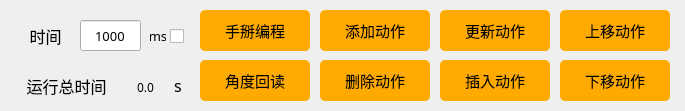
   <widget class="QWidget" name="widget_1" native="true">
    <property name="geometry">
     <rect>
      <x>780</x>
      <y>570</y>
      <width>685</width>
      <height>111</height>
     </rect>
    </property>
    <property name="font">
     <font>
      <family>Arial</family>
      <pointsize>10</pointsize>
     </font>
    </property>
    <property name="styleSheet">
     <string notr="true">#widget_1 {border:1px solid #242424;
border-color: rgb(200, 200, 200);}</string>
    </property>
    <widget class="QLabel" name="label_time">
     <property name="geometry">
      <rect>
       <x>10</x>
       <y>20</y>
       <width>71</width>
       <height>31</height>
      </rect>
     </property>
     <property name="font">
      <font>
       <family>Sans Serif</family>
       <pointsize>12</pointsize>
      </font>
     </property>
     <property name="text">
      <string>时间</string>
     </property>
     <property name="alignment">
      <set>Qt::AlignCenter</set>
     </property>
    </widget>
    <widget class="QLineEdit" name="lineEdit_time">
     <property name="geometry">
      <rect>
       <x>80</x>
       <y>20</y>
       <width>61</width>
       <height>31</height>
      </rect>
     </property>
     <property name="font">
      <font>
       <family>Sans Serif</family>
       <pointsize>10</pointsize>
       <weight>50</weight>
       <bold>false</bold>
      </font>
     </property>
     <property name="text">
      <string>1000</string>
     </property>
     <property name="maxLength">
      <number>30000</number>
     </property>
     <property name="alignment">
      <set>Qt::AlignCenter</set>
     </property>
    </widget>
    <widget class="QPushButton" name="Button_AddAction">
     <property name="geometry">
      <rect>
       <x>320</x>
       <y>10</y>
       <width>110</width>
       <height>41</height>
      </rect>
     </property>
     <property name="font">
      <font>
       <family>黑体</family>
       <pointsize>11</pointsize>
      </font>
     </property>
     <property name="styleSheet">
      <string notr="true">QPushButton{background-color: rgb(255, 170, 0);}
QPushButton:hover{background-color:  rgb(255, 210, 0);}
QPushButton{border-radius:5px;}</string>
     </property>
     <property name="text">
      <string>添加动作</string>
     </property>
    </widget>
    <widget class="QPushButton" name="Button_DelectAction">
     <property name="geometry">
      <rect>
       <x>320</x>
       <y>60</y>
       <width>110</width>
       <height>41</height>
      </rect>
     </property>
     <property name="font">
      <font>
       <family>黑体</family>
       <pointsize>11</pointsize>
      </font>
     </property>
     <property name="styleSheet">
      <string notr="true">QPushButton{background-color: rgb(255, 170, 0);}
QPushButton:hover{background-color:  rgb(255, 210, 0);}
QPushButton{border-radius:5px;}</string>
     </property>
     <property name="text">
      <string>删除动作</string>
     </property>
    </widget>
    <widget class="QPushButton" name="Button_UpdateAction">
     <property name="geometry">
      <rect>
       <x>440</x>
       <y>10</y>
       <width>110</width>
       <height>41</height>
      </rect>
     </property>
     <property name="font">
      <font>
       <family>黑体</family>
       <pointsize>11</pointsize>
      </font>
     </property>
     <property name="styleSheet">
      <string notr="true">QPushButton{background-color: rgb(255, 170, 0);}
QPushButton:hover{background-color:  rgb(255, 210, 0);}
QPushButton{border-radius:5px;}</string>
     </property>
     <property name="text">
      <string>更新动作</string>
     </property>
    </widget>
    <widget class="QPushButton" name="Button_InsertAction">
     <property name="geometry">
      <rect>
       <x>440</x>
       <y>60</y>
       <width>110</width>
       <height>41</height>
      </rect>
     </property>
     <property name="font">
      <font>
       <family>黑体</family>
       <pointsize>11</pointsize>
      </font>
     </property>
     <property name="styleSheet">
      <string notr="true">QPushButton{background-color: rgb(255, 170, 0);}
QPushButton:hover{background-color:  rgb(255, 210, 0);}
QPushButton{border-radius:5px;}</string>
     </property>
     <property name="text">
      <string>插入动作</string>
     </property>
    </widget>
    <widget class="QPushButton" name="Button_ServoPowerDown">
     <property name="geometry">
      <rect>
       <x>200</x>
       <y>10</y>
       <width>110</width>
       <height>41</height>
      </rect>
     </property>
     <property name="font">
      <font>
       <family>黑体</family>
       <pointsize>11</pointsize>
      </font>
     </property>
     <property name="styleSheet">
      <string notr="true">QPushButton{background-color: rgb(255, 170, 0);}
QPushButton:hover{background-color:  rgb(255, 210, 0);}
QPushButton{border-radius:5px;}</string>
     </property>
     <property name="text">
      <string>手掰编程</string>
     </property>
    </widget>
    <widget class="QPushButton" name="Button_AngularReadback">
     <property name="geometry">
      <rect>
       <x>200</x>
       <y>60</y>
       <width>110</width>
       <height>41</height>
      </rect>
     </property>
     <property name="font">
      <font>
       <family>黑体</family>
       <pointsize>11</pointsize>
      </font>
     </property>
     <property name="styleSheet">
      <string notr="true">QPushButton{background-color: rgb(255, 170, 0);}
QPushButton:hover{background-color:  rgb(255, 210, 0);}
QPushButton{border-radius:5px;}</string>
     </property>
     <property name="text">
      <string>角度回读</string>
     </property>
    </widget>
    <widget class="QPushButton" name="Button_MoveUpAction">
     <property name="geometry">
      <rect>
       <x>560</x>
       <y>10</y>
       <width>110</width>
       <height>41</height>
      </rect>
     </property>
     <property name="font">
      <font>
       <family>黑体</family>
       <pointsize>11</pointsize>
      </font>
     </property>
     <property name="styleSheet">
      <string notr="true">QPushButton{background-color: rgb(255, 170, 0);}
QPushButton:hover{background-color:  rgb(255, 210, 0);}
QPushButton{border-radius:5px;}</string>
     </property>
     <property name="text">
      <string>上移动作</string>
     </property>
    </widget>
    <widget class="QPushButton" name="Button_MoveDownAction">
     <property name="geometry">
      <rect>
       <x>560</x>
       <y>60</y>
       <width>110</width>
       <height>41</height>
      </rect>
     </property>
     <property name="font">
      <font>
       <family>黑体</family>
       <pointsize>11</pointsize>
      </font>
     </property>
     <property name="styleSheet">
      <string notr="true">QPushButton{background-color: rgb(255, 170, 0);}
QPushButton:hover{background-color:  rgb(255, 210, 0);}
QPushButton{border-radius:5px;}</string>
     </property>
     <property name="text">
      <string>下移动作</string>
     </property>
    </widget>
    <widget class="QLabel" name="label_total_time">
     <property name="geometry">
      <rect>
       <x>6</x>
       <y>70</y>
       <width>121</width>
       <height>31</height>
      </rect>
     </property>
     <property name="font">
      <font>
       <family>Sans Serif</family>
       <pointsize>12</pointsize>
      </font>
     </property>
     <property name="text">
      <string>运行总时间</string>
     </property>
     <property name="alignment">
      <set>Qt::AlignCenter</set>
     </property>
    </widget>
    <widget class="QLabel" name="label">
     <property name="geometry">
      <rect>
       <x>150</x>
       <y>25</y>
       <width>16</width>
       <height>21</height>
      </rect>
     </property>
     <property name="font">
      <font>
       <family>Sans Serif</family>
       <pointsize>10</pointsize>
      </font>
     </property>
     <property name="text">
      <string>ms</string>
     </property>
     <property name="alignment">
      <set>Qt::AlignCenter</set>
     </property>
    </widget>
    <widget class="QLabel" name="label_5">
     <property name="geometry">
      <rect>
       <x>170</x>
       <y>75</y>
       <width>16</width>
       <height>21</height>
      </rect>
     </property>
     <property name="font">
      <font>
       <family>Sans Serif</family>
       <pointsize>12</pointsize>
      </font>
     </property>
     <property name="text">
      <string>s</string>
     </property>
     <property name="alignment">
      <set>Qt::AlignCenter</set>
     </property>
    </widget>
    <widget class="QLabel" name="label_TotalTime">
     <property name="geometry">
      <rect>
       <x>120</x>
       <y>77</y>
       <width>51</width>
       <height>20</height>
      </rect>
     </property>
     <property name="font">
      <font>
       <family>Sans Serif</family>
       <weight>50</weight>
       <bold>false</bold>
      </font>
     </property>
     <property name="layoutDirection">
      <enum>Qt::LeftToRight</enum>
     </property>
     <property name="text">
      <string>0.0</string>
     </property>
     <property name="alignment">
      <set>Qt::AlignCenter</set>
     </property>
    </widget>
    <widget class="QCheckBox" name="checkBox_time">
     <property name="geometry">
      <rect>
       <x>170</x>
       <y>23</y>
       <width>21</width>
       <height>27</height>
      </rect>
     </property>
     <property name="text">
      <string/>
     </property>
    </widget>
   </widget>
